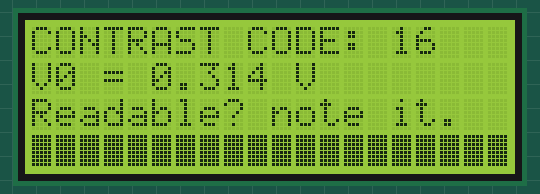
A sketch run on a simulated Arduino Uno, built with avr-gcc and run on an emulated ATmega328P. On the bench: 20×4 character LCD.

Above: at 0.3 s.
At 8.0 s:
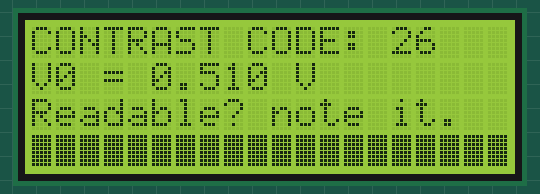
At 16.4 s:
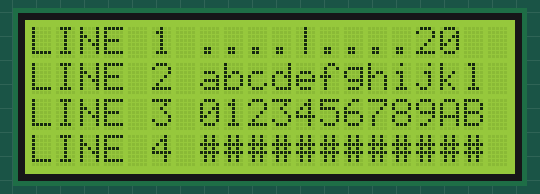
At 18.9 s:
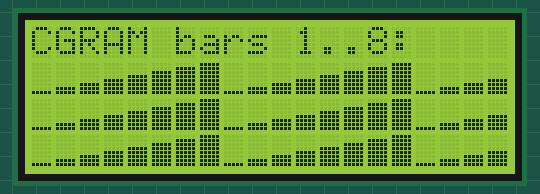
At 23.37 s:
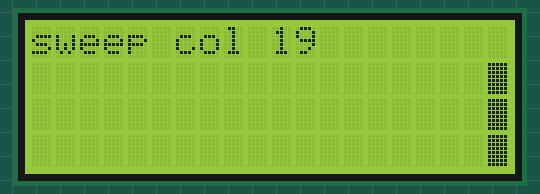
At 38.1 s:
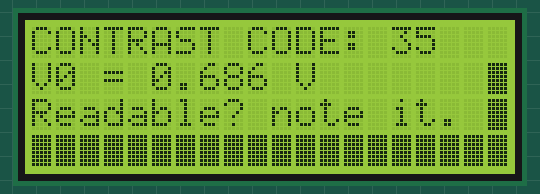

The sketch:

lcd_test.ino
```cpp
/* =========================================================================
 * STEP 1 DIAGNOSTIC -- flash this BEFORE lcd_sink.ino
 *
 * Does three things, in the order you need them:
 *   1. Sweeps contrast slowly and prints the code on screen.  This is what
 *      a potentiometer would do, except it tells you the number.  Watch it,
 *      note the code where the text looks best, then set CONTRAST_FIXED to
 *      that number (and pass --contrast <that number> to the host later).
 *   2. Fills all four lines with a known pattern, which proves the DDRAM
 *      row offsets (0x00, 0x40, 0x14, 0x54) and every data line.
 *   3. Draws the eight CGRAM bar glyphs, which proves custom characters
 *      work before the real sketch depends on them.
 *
 * Needs only the stock LiquidCrystal library -- nothing to install.
 * ========================================================================= */

#include <LiquidCrystal.h>

#define USE_PWM_CONTRAST  1     // 1 = D9 drives V0 through 1k + 10uF
#define CONTRAST_PIN      9
#define CONTRAST_FIXED    0     // 0 = sweep and show codes; or set 21..30
                                //     to hold one value

//                RS  E  D4 D5 D6 D7
LiquidCrystal lcd(12, 13, 8, 7, 4, 2);

const uint8_t BAR[8][8] = {
  {0,0,0,0,0,0,0,31},   {0,0,0,0,0,0,31,31},
  {0,0,0,0,0,31,31,31}, {0,0,0,0,31,31,31,31},
  {0,0,0,31,31,31,31,31},{0,0,31,31,31,31,31,31},
  {0,31,31,31,31,31,31,31},{31,31,31,31,31,31,31,31}
};

void setup() {
#if USE_PWM_CONTRAST
  TCCR1B = (TCCR1B & 0b11111000) | 0x01;    // Timer1 -> 31.4 kHz, low ripple
  pinMode(CONTRAST_PIN, OUTPUT);
  analogWrite(CONTRAST_PIN, CONTRAST_FIXED ? CONTRAST_FIXED : 26);
  delay(80);
#endif
  lcd.begin(20, 4);
  for (uint8_t i = 0; i < 8; i++) lcd.createChar(i, (uint8_t*)BAR[i]);
  lcd.clear();
}

void loop() {
#if USE_PWM_CONTRAST
  if (!CONTRAST_FIXED) {
    /* ---- 1. contrast sweep: find your number ---- */
    for (int n = 16; n <= 36; n++) {
      analogWrite(CONTRAST_PIN, n);
      delay(60);
      lcd.setCursor(0, 0); lcd.print("CONTRAST CODE: ");
      if (n < 10) lcd.print(' ');
      lcd.print(n); lcd.print("  ");
      lcd.setCursor(0, 1); lcd.print("V0 = ");
      lcd.print(5.0 * n / 255.0, 3); lcd.print(" V       ");
      lcd.setCursor(0, 2); lcd.print("Readable? note it. ");
      lcd.setCursor(0, 3);
      for (uint8_t c = 0; c < 20; c++) lcd.write((uint8_t)7);   // solid bar
      delay(700);
    }
  }
#endif

  /* ---- 2. all four lines: proves the row offsets and data lines ---- */
  lcd.clear();
  lcd.setCursor(0, 0); lcd.print("LINE 1 ....|....20");
  lcd.setCursor(0, 1); lcd.print("LINE 2 abcdefghijkl");
  lcd.setCursor(0, 2); lcd.print("LINE 3 0123456789AB");
  lcd.setCursor(0, 3); lcd.print("LINE 4 ############");
  delay(2500);

  /* ---- 3. the eight bar glyphs: proves CGRAM ---- */
  lcd.clear();
  lcd.setCursor(0, 0); lcd.print("CGRAM bars 1..8:");
  for (uint8_t r = 1; r < 4; r++) {
    lcd.setCursor(0, r);
    for (uint8_t c = 0; c < 20; c++) lcd.write((uint8_t)(c % 8));
  }
  delay(2500);

  /* ---- 4. a moving bar: proves nothing is stuck ---- */
  for (uint8_t pass = 0; pass < 2; pass++) {
    for (uint8_t c = 0; c < 20; c++) {
      lcd.clear();
      lcd.setCursor(0, 0); lcd.print("sweep col ");
      lcd.print(c);
      for (uint8_t r = 1; r < 4; r++) { lcd.setCursor(c, r); lcd.write((uint8_t)7); }
      delay(45);
    }
  }
}
```

Measured:
- what the display in image 0 shows lasts 0.8 s, from 0.2 s to 1.0 s
- what the display in image 2 shows lasts 2.5 s, from 16.4 s to 18.9 s
